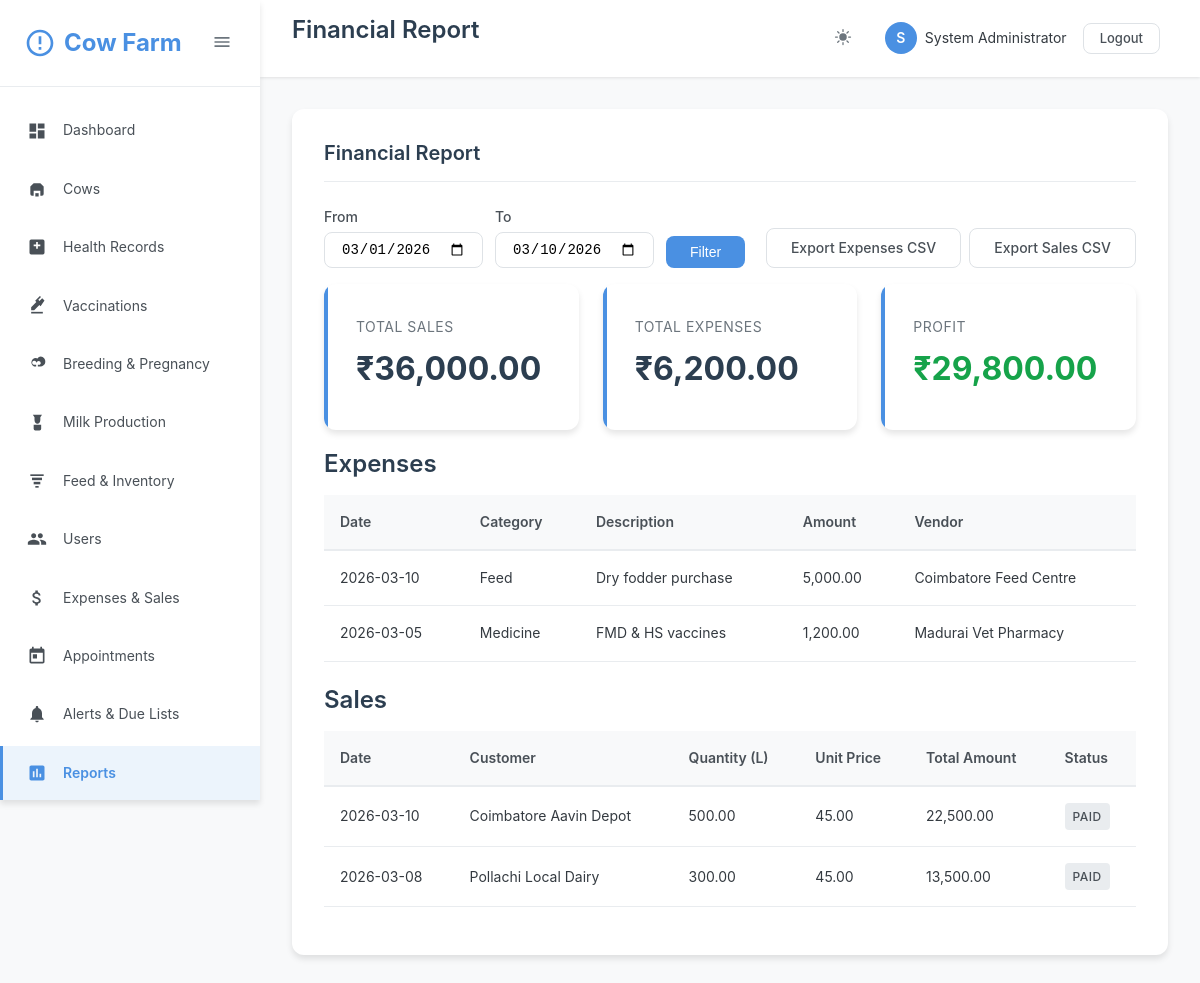
Page /reports/financial_report.php (signed in) on the committed database.
### tables this page shows
CREATE TABLE IF NOT EXISTS users (
    id INT AUTO_INCREMENT PRIMARY KEY,
    username VARCHAR(50) UNIQUE NOT NULL,
    email VARCHAR(100) UNIQUE NOT NULL,
    password VARCHAR(255) NOT NULL,
    full_name VARCHAR(100) NOT NULL,
    role ENUM('admin', 'vet', 'manager', 'staff') DEFAULT 'staff',
    phone VARCHAR(20),
    status ENUM('active', 'inactive') DEFAULT 'active',
    created_at TIMESTAMP DEFAULT CURRENT_TIMESTAMP,
    updated_at TIMESTAMP DEFAULT CURRENT_TIMESTAMP ON UPDATE CURRENT_TIMESTAMP
);

CREATE TABLE IF NOT EXISTS expenses (
    id INT AUTO_INCREMENT PRIMARY KEY,
    expense_date DATE NOT NULL,
    category ENUM('feed', 'medicine', 'equipment', 'labor', 'utilities', 'maintenance', 'other') NOT NULL,
    description VARCHAR(255) NOT NULL,
    amount DECIMAL(10,2) NOT NULL,
    vendor VARCHAR(100),
    payment_method ENUM('cash', 'bank', 'check', 'other') DEFAULT 'cash',
    receipt_number VARCHAR(50),
    notes TEXT,
    created_by INT,
    created_at TIMESTAMP DEFAULT CURRENT_TIMESTAMP,
    FOREIGN KEY (created_by) REFERENCES users(id) ON DELETE SET NULL
);

CREATE TABLE IF NOT EXISTS sales (
    id INT AUTO_INCREMENT PRIMARY KEY,
    sale_date DATE NOT NULL,
    customer_name VARCHAR(100),
    milk_quantity DECIMAL(8,2) NOT NULL,
    unit_price DECIMAL(8,2) NOT NULL,
    total_amount DECIMAL(10,2) NOT NULL,
    payment_status ENUM('paid', 'pending', 'partial') DEFAULT 'paid',
    payment_method ENUM('cash', 'bank', 'check', 'other') DEFAULT 'cash',
    invoice_number VARCHAR(50),
    notes TEXT,
    created_by INT,
    created_at TIMESTAMP DEFAULT CURRENT_TIMESTAMP,
    FOREIGN KEY (created_by) REFERENCES users(id) ON DELETE SET NULL
);

### reports/financial_report.php (the view, shortened to what the rows shown need)
<?php
require_once __DIR__ . '/../classes/Auth.php';
require_once __DIR__ . '/../classes/Database.php';
require_once __DIR__ . '/../classes/Helper.php';
$db = new DBHelper();
$fromDate = $_GET['from'] ?? date('Y-m-01');
$toDate = $_GET['to'] ?? date('Y-m-d');
$paramsExpenses = [];
$paramsSales = [];
$whereExpenses = 'WHERE 1=1';
$whereSales = 'WHERE 1=1';
if (!empty($fromDate)) {
    $whereExpenses .= ' AND expense_date >= ?';
    $whereSales .= ' AND sale_date >= ?';
    $paramsExpenses[] = $fromDate;
    $paramsSales[] = $fromDate;
}
if (!empty($toDate)) {
    $whereExpenses .= ' AND expense_date <= ?';
    $whereSales .= ' AND sale_date <= ?';
    $paramsExpenses[] = $toDate;
    $paramsSales[] = $toDate;
}
$expenses = $db->fetchAll("
    SELECT *
    FROM expenses
    $whereExpenses
    ORDER BY expense_date DESC
", $paramsExpenses);
$sales = $db->fetchAll("
    SELECT *
    FROM sales
    $whereSales
    ORDER BY sale_date DESC
", $paramsSales);
$pageTitle = 'Financial Report';
include __DIR__ . '/../includes/header.php';
?>
<div class="content-area">
    <div class="card">
        <div class="card-header">
            <h2 class="card-title">Financial Report</h2>
        </div>
        <div class="card-body">
            <div class="table-responsive" style="margin-bottom: 24px;">
                <table class="table">
                    <thead>
                        <tr>
                            <th>Date</th>
                            <th>Category</th>
                            <th>Description</th>
                            <th>Amount</th>
                            <th>Vendor</th>
                        </tr>
                    </thead>
                    <tbody>
                        <?php if (empty($expenses)): ?>
                            <tr>
                                <td colspan="5" style="text-align:center; color:#999;">No expenses in selected period.</td>
                            </tr>
                        <?php else: ?>
                            <?php foreach ($expenses as $row): ?>
                                <tr>
                                    <td><?php echo Helper::formatDate($row['expense_date']); ?></td>
                                    <td><?php echo htmlspecialchars(ucfirst($row['category'])); ?></td>
                                    <td><?php echo htmlspecialchars($row['description']); ?></td>
                                    <td><?php echo number_format((float)$row['amount'], 2); ?></td>
                                    <td><?php echo htmlspecialchars($row['vendor']); ?></td>
                                </tr>
                            <?php endforeach; ?>
                        <?php endif; ?>
                    </tbody>
                </table>
            </div>
            <div class="table-responsive">
                <table class="table">
                    <thead>
                        <tr>
                            <th>Date</th>
                            <th>Customer</th>
                            <th>Quantity (L)</th>
                            <th>Unit Price</th>
                            <th>Total Amount</th>
                            <th>Status</th>
                        </tr>
                    </thead>
                    <tbody>
                        <?php if (empty($sales)): ?>
                            <tr>
                                <td colspan="6" style="text-align:center; color:#999;">No sales in selected period.</td>
                            </tr>
                        <?php else: ?>
                            <?php foreach ($sales as $row): ?>
                                <tr>
                                    <td><?php echo Helper::formatDate($row['sale_date']); ?></td>
                                    <td><?php echo htmlspecialchars($row['customer_name']); ?></td>
                                    <td><?php echo number_format((float)$row['milk_quantity'], 2); ?></td>
                                    <td><?php echo number_format((float)$row['unit_price'], 2); ?></td>
                                    <td><?php echo number_format((float)$row['total_amount'], 2); ?></td>
                                    <td><?php echo Helper::getStatusBadge($row['payment_status']); ?></td>
                                </tr>
                            <?php endforeach; ?>
                        <?php endif; ?>
                    </tbody>
                </table>
            </div>
        </div>
    </div>
</div>
<?php include __DIR__ . '/../includes/footer.php'; ?>

### includes/header.php (shortened to what the rows shown need)
<?php
require_once __DIR__ . '/../classes/Auth.php';
$auth = new Auth();
$currentUser = $auth->getCurrentUser();
?>
<!DOCTYPE html>
<html lang="en">
<head>
    <link rel="stylesheet" href="<?php echo BASE_URL; ?>assets/css/style.css">
    <link rel="stylesheet" href="<?php echo BASE_URL; ?>assets/css/icons.css">
</head>
<body>
    <?php if ($auth->isLoggedIn()): ?>
    <aside class="sidebar" id="sidebar">
        <div class="sidebar-header">
            <div class="sidebar-logo">
                <svg class="sidebar-logo-icon" viewBox="0 0 24 24">
                    <path d="M12 2C6.48 2 2 6.48 2 12s4.48 10 10 10 10-4.48 10-10S17.52 2 12 2zm0 18c-4.41 0-8-3.59-8-8s3.59-8 8-8 8 3.59 8 8-3.59 8-8 8zm-1-13h2v6h-2zm0 8h2v2h-2z"/>
                </svg>
                <span class="sidebar-menu-text">Cow Farm</span>
            </div>
            <button class="sidebar-toggle" id="sidebarToggle">
                <svg width="20" height="20" viewBox="0 0 24 24" fill="currentColor">
                    <path d="M3 18h18v-2H3v2zm0-5h18v-2H3v2zm0-7v2h18V6H3z"/>
                </svg>
            </button>
        </div>
        <nav>
            <ul class="sidebar-menu">
                <li class="sidebar-menu-item">
                    <a href="<?php echo BASE_URL; ?>dashboard.php" class="sidebar-menu-link <?php echo basename($_SERVER['PHP_SELF']) == 'dashboard.php' ? 'active' : ''; ?>">
                        <svg class="sidebar-menu-icon" viewBox="0 0 24 24">
                            <path d="M3 13h8V3H3v10zm0 8h8v-6H3v6zm10 0h8V11h-8v10zm0-18v6h8V3h-8z"/>
                        </svg>
                        <span class="sidebar-menu-text">Dashboard</span>
                    </a>
                </li>
                <li class="sidebar-menu-item">
                    <a href="<?php echo BASE_URL; ?>cows/index.php" class="sidebar-menu-link <?php echo strpos($_SERVER['PHP_SELF'], 'cows') !== false ? 'active' : ''; ?>">
                        <svg class="sidebar-menu-icon" viewBox="0 0 24 24">
                            <path d="M4 9l4-4h8l4 4v9a2 2 0 0 1-2 2h-2v-6H8v6H6a2 2 0 0 1-2-2V9z"/>
                            <path d="M10 21v-4h4v4"/>
                        </svg>
                        <span class="sidebar-menu-text">Cows</span>
                    </a>
                </li>
                <li class="sidebar-menu-item">
                    <a href="<?php echo BASE_URL; ?>health/index.php" class="sidebar-menu-link <?php echo strpos($_SERVER['PHP_SELF'], 'health') !== false ? 'active' : ''; ?>">
                        <svg class="sidebar-menu-icon" viewBox="0 0 24 24">
                            <path d="M19 3H5A2 2 0 0 0 3 5v14a2 2 0 0 0 2 2h14a2 2 0 0 0 2-2V5a2 2 0 0 0-2-2zm-3 8h-3v3h-2v-3H8V9h3V6h2v3h3z"/>
                        </svg>
                        <span class="sidebar-menu-text">Health Records</span>
                    </a>
                </li>
                <li class="sidebar-menu-item">
                    <a href="<?php echo BASE_URL; ?>health/vaccinations.php" class="sidebar-menu-link <?php echo strpos($_SERVER['PHP_SELF'], 'vaccinations') !== false ? 'active' : ''; ?>">
                        <svg class="sidebar-menu-icon" viewBox="0 0 24 24">
                            <path d="M21 5.5l-2.79-2.8-3.22 3.22-1.42-1.42L16.79 1.3 15.5 0 9.79 5.71l1.42 1.42L5 13.36V17h3.64l6.21-6.21 1.42 1.42L21 5.5z"/>
                            <path d="M5 19h14v2H5z"/>
                        </svg>
                        <span class="sidebar-menu-text">Vaccinations</span>
                    </a>
                </li>
                <li class="sidebar-menu-item">
                    <a href="<?php echo BASE_URL; ?>breeding/index.php" class="sidebar-menu-link <?php echo strpos($_SERVER['PHP_SELF'], 'breeding') !== false ? 'active' : ''; ?>">
                        <svg class="sidebar-menu-icon" viewBox="0 0 24 24">
                            <path d="M16.5 3a4.5 4.5 0 0 0-3.89 2.25A4.5 4.5 0 1 0 8.5 15H11v-2H8.5A2.5 2.5 0 1 1 10.7 9l.8 1.39.8-1.39A2.5 2.5 0 1 1 15.5 13H13v2h2.5A4.5 4.5 0 0 0 16.5 3z"/>
                        </svg>
                        <span class="sidebar-menu-text">Breeding & Pregnancy</span>
                    </a>
                </li>
                <li class="sidebar-menu-item">
                    <a href="<?php echo BASE_URL; ?>milk/index.php" class="sidebar-menu-link <?php echo strpos($_SERVER['PHP_SELF'], 'milk') !== false ? 'active' : ''; ?>">
                        <svg class="sidebar-menu-icon" viewBox="0 0 24 24">
                            <path d="M7 2l2 3v3.5C9 11.43 10.57 13 12.5 13S16 11.43 16 8.5V5l2-3H7z"/>
                            <path d="M8 14h9v5a2 2 0 0 1-2 2H10a2 2 0 0 1-2-2v-5z"/>
                        </svg>
                        <span class="sidebar-menu-text">Milk Production</span>
                    </a>
                </li>
                <li class="sidebar-menu-item">
                    <a href="<?php echo BASE_URL; ?>feed/index.php" class="sidebar-menu-link <?php echo strpos($_SERVER['PHP_SELF'], 'feed') !== false ? 'active' : ''; ?>">
                        <svg class="sidebar-menu-icon" viewBox="0 0 24 24">
                            <path d="M4 4h16v2H4z"/>
                            <path d="M6 8h12v3H6z"/>
                            <path d="M8 13h8v3H8z"/>
                            <path d="M10 18h4v2h-4z"/>
                        </svg>
                        <span class="sidebar-menu-text">Feed & Inventory</span>
                    </a>
                </li>
                <?php if ($auth->hasRole([ROLE_ADMIN, ROLE_MANAGER])): ?>
                <li class="sidebar-menu-item">
                    <a href="<?php echo BASE_URL; ?>users/index.php" class="sidebar-menu-link <?php echo strpos($_SERVER['PHP_SELF'], 'users') !== false ? 'active' : ''; ?>">
                        <span class="sidebar-menu-text">Users</span>
                    </a>
                </li>
                <?php endif; ?>
                <li class="sidebar-menu-item">
                    <a href="<?php echo BASE_URL; ?>expenses/index.php" class="sidebar-menu-link <?php echo strpos($_SERVER['PHP_SELF'], 'expenses') !== false ? 'active' : ''; ?>">
                        <span class="sidebar-menu-text">Expenses & Sales</span>
                    </a>
                </li>
                <li class="sidebar-menu-item">
                    <a href="<?php echo BASE_URL; ?>appointments/index.php" class="sidebar-menu-link <?php echo strpos($_SERVER['PHP_SELF'], 'appointments') !== false ? 'active' : ''; ?>">
                        <svg class="sidebar-menu-icon" viewBox="0 0 24 24">
                            <path d="M19 3h-1V1h-2v2H8V1H6v2H5c-1.11 0-1.99.9-1.99 2L3 19c0 1.1.89 2 2 2h14c1.1 0 2-.9 2-2V5c0-1.1-.9-2-2-2zm0 16H5V8h14v11zM7 10h5v5H7z"/>
                        </svg>
                        <span class="sidebar-menu-text">Appointments</span>
                    </a>
                </li>
                <li class="sidebar-menu-item">
                    <a href="<?php echo BASE_URL; ?>alerts/index.php" class="sidebar-menu-link <?php echo strpos($_SERVER['PHP_SELF'], 'alerts') !== false ? 'active' : ''; ?>">
                        <svg class="sidebar-menu-icon" viewBox="0 0 24 24">
                            <path d="M12 22c1.1 0 2-.9 2-2h-4c0 1.1.89 2 2 2zm6-6v-5c0-3.07-1.64-5.64-4.5-6.32V4c0-.83-.67-1.5-1.5-1.5s-1.5.67-1.5 1.5v.68C7.63 5.36 6 7.92 6 11v5l-2 2v1h16v-1l-2-2z"/>
                        </svg>
                        <span class="sidebar-menu-text">Alerts & Due Lists</span>
                    </a>
                </li>
                <li class="sidebar-menu-item">
                    <a href="<?php echo BASE_URL; ?>reports/index.php" class="sidebar-menu-link <?php echo strpos($_SERVER['PHP_SELF'], 'reports') !== false ? 'active' : ''; ?>">
                        <svg class="sidebar-menu-icon" viewBox="0 0 24 24">
                            <path d="M19 3H5c-1.1 0-2 .9-2 2v14c0 1.1.9 2 2 2h14c1.1 0 2-.9 2-2V5c0-1.1-.9-2-2-2zM9 17H7v-7h2v7zm4 0h-2V7h2v10zm4 0h-2v-4h2v4z"/>
                        </svg>
                        <span class="sidebar-menu-text">Reports</span>
                    </a>
                </li>
            </ul>
        </nav>
    </aside>
    <main class="main-content">
        <header class="header-bar">
            <div>
                <h1 class="header-title"><?php echo isset($pageTitle) ? $pageTitle : 'Dashboard'; ?></h1>
            </div>
            <div class="header-actions">
                <button class="header-btn" data-theme-toggle title="Toggle Dark Mode">
                </button>
                <div class="user-menu">
                    <div class="user-avatar"><?php echo strtoupper(substr($currentUser['full_name'], 0, 1)); ?></div>
                    <span><?php echo htmlspecialchars($currentUser['full_name']); ?></span>
                    <div style="margin-left: 8px;">
                        <a href="<?php echo BASE_URL; ?>logout.php" class="btn btn-sm btn-outline">Logout</a>
                    </div>
                </div>
            </div>
        </header>
    <?php endif; ?>

### classes/Helper.php (shortened to what the rows shown need)
<?php
class Helper {
    public static function formatDate($date, $format = 'Y-m-d') {
        return date($format, strtotime($date));
    }
    public static function getStatusBadge($status) {
        $badges = [
            'active' => '<span class="badge badge-success">Active</span>',
            'inactive' => '<span class="badge badge-danger">Inactive</span>',
            'sold' => '<span class="badge badge-warning">Sold</span>',
            'deceased' => '<span class="badge badge-dark">Deceased</span>',
            'pregnant' => '<span class="badge badge-info">Pregnant</span>',
            'not_pregnant' => '<span class="badge badge-secondary">Not Pregnant</span>',
            'scheduled' => '<span class="badge badge-primary">Scheduled</span>',
            'completed' => '<span class="badge badge-success">Completed</span>',
            'cancelled' => '<span class="badge badge-danger">Cancelled</span>',
            'paid' => '<span class="badge badge-success">Paid</span>',
            'pending' => '<span class="badge badge-warning">Pending</span>',
        ];
        return $badges[$status] ?? '<span class="badge badge-secondary">' . ucfirst($status) . '</span>';
    }
}

### rows in the picture
users: full_name "S", full_name "System Administrator"
expenses: expense_date "2026-03-10", category "Feed", description "Dry fodder purchase", amount "5,000.00", vendor "Coimbatore Feed Centre"
expenses: expense_date "2026-03-05", category "Medicine", description "FMD & HS vaccines", amount "1,200.00", vendor "Madurai Vet Pharmacy"
sales: sale_date "2026-03-10", customer_name "Coimbatore Aavin Depot", milk_quantity "500.00", unit_price "45.00", total_amount "22,500.00", payment_status "PAID"
sales: sale_date "2026-03-08", customer_name "Pollachi Local Dairy", milk_quantity "300.00", unit_price "45.00", total_amount "13,500.00", payment_status "PAID"

### other values in the picture
$pageTitle "Financial Report"
$totalSales "36,000.00"
$totalExpenses "6,200.00"
$profit "29,800.00"
